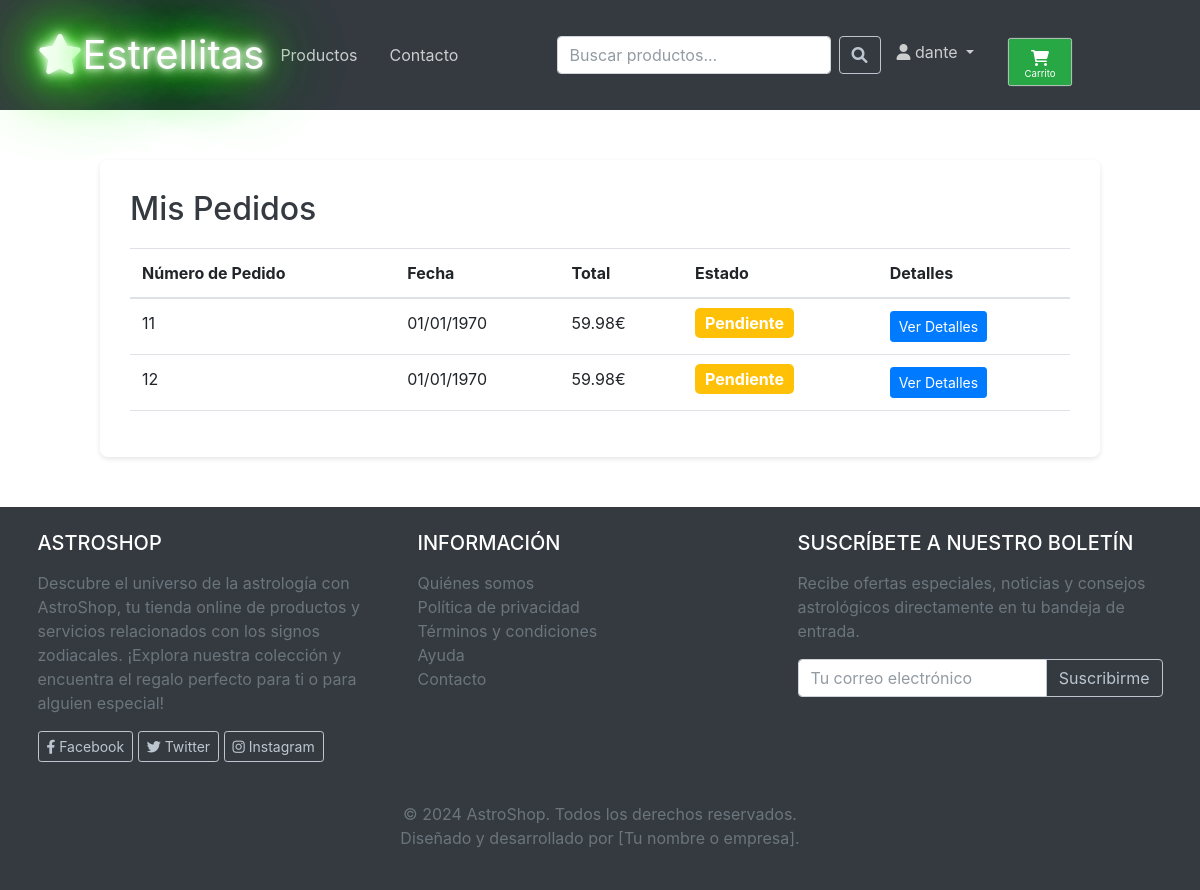
The app's page /pedidos.php (signed in) with its own data.
### tables this page shows
CREATE TABLE `pedidos` (
  `id` int(10) UNSIGNED NOT NULL,
  `usuario_id` int(10) UNSIGNED NOT NULL,
  `fecha_pedido_utc` datetime DEFAULT NULL,
  `estado` enum('pendiente','procesando','enviado','completado','cancelado') DEFAULT 'pendiente',
  `total` decimal(10,2) NOT NULL,
  `nombre` varchar(255) DEFAULT NULL,
  `apellidos` varchar(255) DEFAULT NULL,
  `email` varchar(255) DEFAULT NULL,
  `telefono` varchar(20) DEFAULT NULL,
  `direccion` varchar(255) DEFAULT NULL,
  `ciudad` varchar(255) DEFAULT NULL,
  `codigo_postal` varchar(10) DEFAULT NULL,
  `metodo_pago` varchar(20) DEFAULT NULL
);

### includes/funciones.php (called while the page is built, shortened)
<?php
function obtenerPedidosUsuario($usuario_id) {
    $sql = "SELECT * FROM pedidos WHERE usuario_id = ? ORDER BY fecha_pedido_utc DESC";
    $resultado = ejecutarConsulta($sql, "i", $usuario_id);
    $pedidos = [];
    if ($resultado && $resultado->num_rows > 0) {
        while ($row = $resultado->fetch_assoc()) {
            $pedidos[] = $row;
        }
    }
    return $pedidos;
}
?>

### includes/database.php (called while the page is built, shortened)
<?php
$servername = "localhost";
$username = "root";
$password = "";
$dbname = "astroshop";
$conn = new mysqli($servername, $username, $password, $dbname);
$conn->set_charset("utf8");
function ejecutarConsulta($sql, $tipos = null, ...$params) {
  global $conn;
  $stmt = $conn->prepare($sql);
  if ($tipos && $params) {
    $stmt->bind_param($tipos, ...$params);
  }
  if ($stmt->execute()) {
    if ($stmt->result_metadata()) {
      return $stmt->get_result();
    } else {
      return true;
    }
  } else {
    die("Error al ejecutar la consulta: " . $stmt->error);
  }
}
?>

### pedidos.php (the view, shortened to what this page needs)
<!DOCTYPE html>
<html lang="es">
<head>
    <link href="https://cdn.jsdelivr.net/npm/bootstrap@5.3.0/dist/css/bootstrap.min.css" rel="stylesheet">
    <link rel="stylesheet" href="https://cdnjs.cloudflare.com/ajax/libs/font-awesome/6.4.0/css/all.min.css">
    <link rel="stylesheet" href="css/styles.css">
</head>
<body>
    <?php
    require_once 'includes/database.php';
    require_once 'includes/funciones.php';
    $usuario_id = $_SESSION['usuario_id'];
    $pedidos = obtenerPedidosUsuario($usuario_id);
    ?>
    <?php include 'navbar.php'; ?>
    <div class="orders-container">
        <div class="orders-header">
            <h2>Mis Pedidos</h2>
        </div>
        <?php if (count($pedidos) > 0) : ?>
            <table class="table order-table">
                <thead>
                    <tr>
                        <th>Número de Pedido</th>
                        <th>Fecha</th>
                        <th>Total</th>
                        <th>Estado</th>
                        <th>Detalles</th>
                    </tr>
                </thead>
                <tbody>
                    <?php foreach ($pedidos as $pedido) : ?>
                        <tr>
                            <td><?php echo $pedido['id']; ?></td>
                            <td><?php echo date("d/m/Y", strtotime($pedido['fecha_pedido_utc'])); ?></td>
                            <td><?php echo number_format($pedido['total'], 2); ?>€</td>
                            <td>
                                <span class="order-status <?php echo strtolower($pedido['estado']); ?>">
                                    <?php echo $pedido['estado']; ?>
                                </span>
                            </td>
                            <td>
                                <a href="detalles_pedido.php?id=<?php echo $pedido['id']; ?>" class="btn btn-primary btn-sm">Ver Detalles</a>
                            </td>
                        </tr>
                    <?php endforeach; ?>
                </tbody>
            </table>
        <?php else : ?>
            <p class="empty-message">Aún no has realizado ningún pedido.</p>
        <?php endif; ?>
    </div>
    <?php include 'footer.php'; ?>
</body>
</html>

### pedidos.php (style rules this page uses)
body { background-color: #f8f9fa; }
.orders-container { background-color: #fff; border-radius: 8px; padding: 30px; box-shadow: 0 2px 5px rgba(0, 0, 0, 0.1); max-width: 1000px; margin: 50px auto; }
.orders-header { display: flex; justify-content: space-between; align-items: center; margin-bottom: 20px; }
.orders-header h2 { margin: 0; color: #343a40; }
.order-table th { background-color: #f2f2f2; }
.order-table td { vertical-align: middle; }
.order-status { padding: 5px 10px; border-radius: 5px; font-weight: bold; text-transform: capitalize; }
.order-status.pendiente { background-color: #ffc107; color: #fff; }

### records on screen
pedidos: id "11", fecha_pedido_utc "01/01/1970", total "59.98", estado "Pendiente"
pedidos: id "12", fecha_pedido_utc "01/01/1970", total "59.98", estado "Pendiente"

### other values on screen
$_SESSION['usuario_nombre'] "dante"
